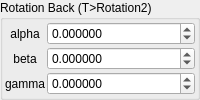
    <widget class="QGroupBox" name="groupBox_2">
     <property name="title">
      <string>Rotation Back (T&gt;Rotation2)</string>
     </property>
     <layout class="QVBoxLayout" name="verticalLayout_7">
      <property name="leftMargin">
       <number>2</number>
      </property>
      <property name="topMargin">
       <number>2</number>
      </property>
      <property name="rightMargin">
       <number>2</number>
      </property>
      <property name="bottomMargin">
       <number>2</number>
      </property>
      <item>
       <layout class="QGridLayout" name="gridLayout_10" columnstretch="0,1">
        <property name="spacing">
         <number>2</number>
        </property>
        <item row="2" column="1">
         <widget class="MyDoubleSpinBox" name="spinboxd3_transf_rotation2_y">
          <property name="sizePolicy">
           <sizepolicy hsizetype="Minimum" vsizetype="Maximum">
            <horstretch>0</horstretch>
            <verstretch>0</verstretch>
           </sizepolicy>
          </property>
          <property name="prefix">
           <string/>
          </property>
          <property name="suffix">
           <string/>
          </property>
          <property name="decimals">
           <number>6</number>
          </property>
          <property name="minimum">
           <double>-180.000000000000000</double>
          </property>
          <property name="maximum">
           <double>180.000000000000000</double>
          </property>
          <property name="singleStep">
           <double>1.000000000000000</double>
          </property>
         </widget>
        </item>
        <item row="3" column="0">
         <widget class="QLabel" name="label_36">
          <property name="text">
           <string notr="true">gamma</string>
          </property>
          <property name="alignment">
           <set>Qt::AlignCenter</set>
          </property>
         </widget>
        </item>
        <item row="1" column="1">
         <widget class="MyDoubleSpinBox" name="spinboxd3_transf_rotation2_x">
          <property name="sizePolicy">
           <sizepolicy hsizetype="Minimum" vsizetype="Maximum">
            <horstretch>0</horstretch>
            <verstretch>0</verstretch>
           </sizepolicy>
          </property>
          <property name="prefix">
           <string/>
          </property>
          <property name="suffix">
           <string/>
          </property>
          <property name="decimals">
           <number>6</number>
          </property>
          <property name="minimum">
           <double>-180.000000000000000</double>
          </property>
          <property name="maximum">
           <double>180.000000000000000</double>
          </property>
          <property name="singleStep">
           <double>1.000000000000000</double>
          </property>
         </widget>
        </item>
        <item row="1" column="0">
         <widget class="QLabel" name="label_35">
          <property name="text">
           <string notr="true">alpha</string>
          </property>
          <property name="alignment">
           <set>Qt::AlignCenter</set>
          </property>
         </widget>
        </item>
        <item row="3" column="1">
         <widget class="MyDoubleSpinBox" name="spinboxd3_transf_rotation2_z">
          <property name="sizePolicy">
           <sizepolicy hsizetype="Minimum" vsizetype="Maximum">
            <horstretch>0</horstretch>
            <verstretch>0</verstretch>
           </sizepolicy>
          </property>
          <property name="prefix">
           <string/>
          </property>
          <property name="suffix">
           <string/>
          </property>
          <property name="decimals">
           <number>6</number>
          </property>
          <property name="minimum">
           <double>-180.000000000000000</double>
          </property>
          <property name="maximum">
           <double>180.000000000000000</double>
          </property>
          <property name="singleStep">
           <double>1.000000000000000</double>
          </property>
         </widget>
        </item>
        <item row="2" column="0">
         <widget class="QLabel" name="label_34">
          <property name="text">
           <string notr="true">beta</string>
          </property>
          <property name="alignment">
           <set>Qt::AlignCenter</set>
          </property>
         </widget>
        </item>
       </layout>
      </item>
     </layout>
    </widget>
